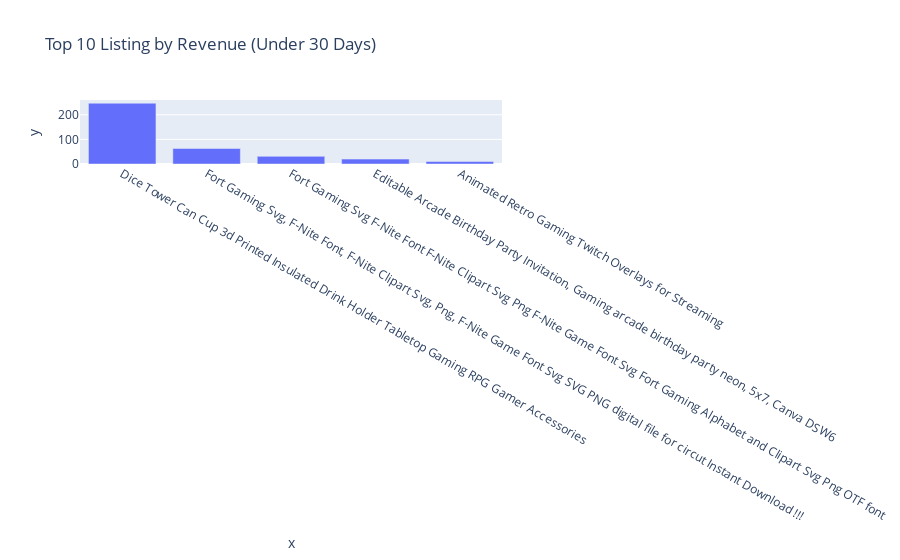

This figure's notebook cell:
### Code cell
fig = px.bar(result.head(10), x=result.head(10).index, y=result.head(10).values,
            title='Top 10 Listing by Revenue (Under 30 Days)')
fig.show()

### Figure 1 — Plotly figure (JSON) as saved in the notebook; plotly's stock layout.template omitted (floating-point values rounded to 4 significant figures)
{"data": [{"alignmentgroup": "True", "hovertemplate": "x=%{x}<br>y=%{y}<extra></extra>", "legendgroup": "", "marker": {"color": "#636efa", "pattern": {"shape": ""}}, "name": "", "offsetgroup": "", "orientation": "v", "showlegend": false, "textposition": "auto", "type": "bar", "x": ["Dice Tower Can Cup 3d Printed Insulated Drink Holder Tabletop Gaming RPG Gamer Accessories", "Fort Gaming Svg, F-Nite Font, F-Nite Clipart Svg, Png, F-Nite Game Font Svg SVG PNG digital file for circut Instant Download !!!", "Fort Gaming Svg F-Nite Font F-Nite Clipart Svg Png F-Nite Game Font Svg Fort Gaming Alphabet and Clipart Svg Png OTF font", "Editable Arcade Birthday Party Invitation, Gaming arcade birthday party neon, 5x7, Canva DSW6", "Animated Retro Gaming Twitch Overlays for Streaming"], "xaxis": "x", "y": [247, 63, 31, 20, 10], "yaxis": "y"}], "layout": {"barmode": "relative", "legend": {"tracegroupgap": 0}, "title": {"text": "Top 10 Listing by Revenue (Under 30 Days)"}, "xaxis": {"anchor": "y", "domain": [0, 1], "title": {"text": "x"}}, "yaxis": {"anchor": "x", "domain": [0, 1], "title": {"text": "y"}}}}
